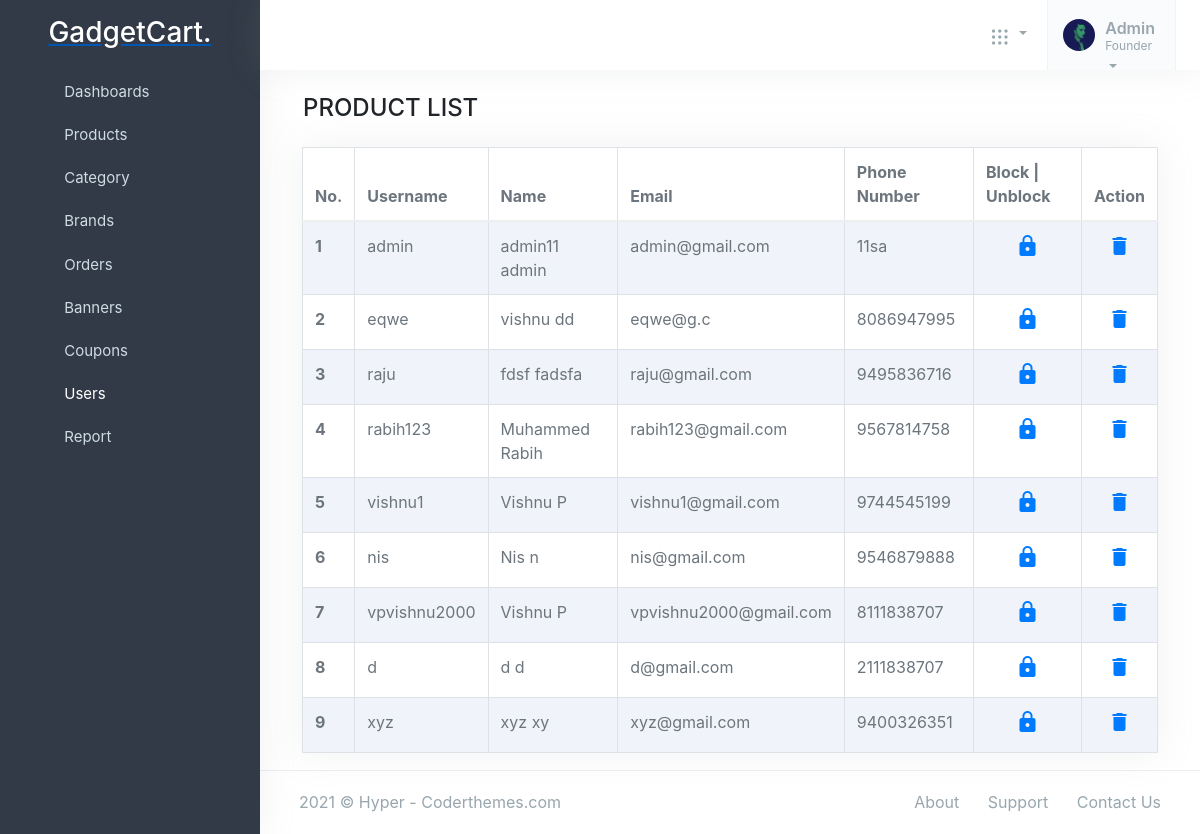
The page /adminpanel/userdetails/ on the database as committed earlier.
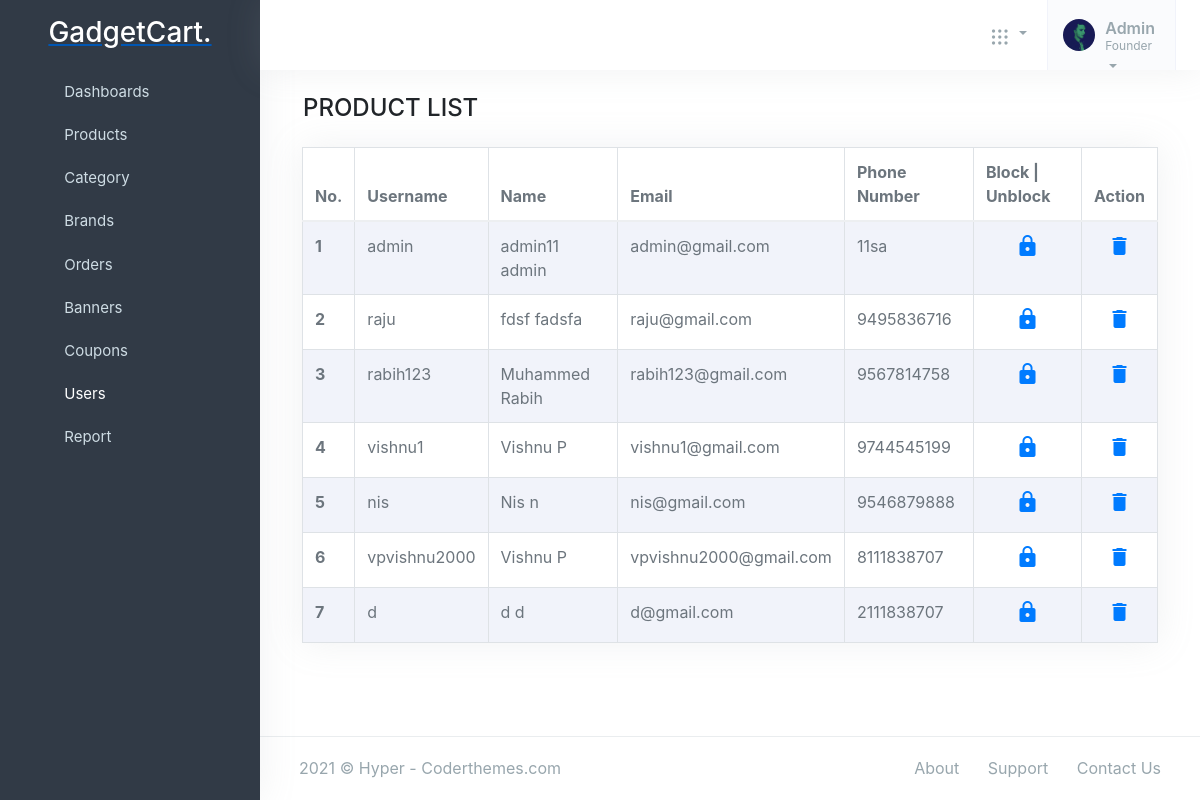
The same page on the database as committed later.
### accounts/models.py (models this page shows, shortened)
class Account(AbstractBaseUser,PermissionsMixin):
    first_name = models.CharField(max_length=50)
    last_name = models.CharField(max_length=50)
    username = models.CharField(max_length=50, unique=True)
    email = models.CharField(max_length=50, unique=True)
    phone_number = models.CharField(max_length=50, unique=True)
    date_joined = models.DateTimeField(auto_now_add=True)
    last_login = models.DateTimeField(auto_now_add=True)
    is_admin = models.BooleanField(default=False)
    is_staff = models.BooleanField(default=False)
    is_active = models.BooleanField(default=True)
    is_superadmin = models.BooleanField(default=False)
    is_verified = models.BooleanField(default=False)
    USERNAME_FIELD = 'email'
    REQUIRED_FIELDS = ['username', 'first_name', 'last_name']
    objects = MyAccountManager()

### adminpanel/views.py (the view)
# urls.py: path('userdetails/', views.userdetails, name='userdetails'),
def userdetails(request):
    users = Account.objects.all().order_by('id')
    context = {
        'users' : users
    }
    return render(request, 'adminpanel/userdetails.html',context )

### carts/context_processors.py (called while the page is built, shortened)
def counter(request):
    cart_count = 0
    if 'admin' in request.path:
        return {}
    return dict(cart_count=cart_count)

### category/context_processors.py (called while the page is built)
def menu_links(request):
    links = Category.objects.all()
    return dict(links=links)

### templates/adminpanel/userdetails.html (shortened to what this page needs)
{% extends 'adminpanel/base.html' %}
{% load static %}
{% block content %}
<div class="container">
    <h4 class="ml-3 mt-4 mb-4">PRODUCT LIST</h4>
    <div class="col-12" id="tables">
    <table class="table table-striped table-bordered table-hover bg-white bg-body shadow" id="myTable">
        <thead>
            <tr>
                <th>No.</th>
                <th>Username</th>
                <th>Name</th>
                <th>Email</th>
                <th>Phone Number</th>
                <th>Block | Unblock</th>
                <th>Action</th>
            </tr>
        </thead>
        <tbody>
            {% for user in users %}
            <tr>
                <th scope="row"> {{forloop.counter}} </th>
                <td>{{user.username}}</td>
                <td>{{user.first_name}} {{user.last_name}}</td>
                <td>{{user.email}}</td>
                <td>{{user.phone_number}}</td>
                <td><center>
                    {% if user.is_active %}
                        <a href=""><span class="material-icons">https</span></a>
                    {% else %}
                        <a href=""><span class="material-icons">lock_open</span></a>
                    {% endif %}
                    </center>
                </td>
                <td>
                    <center>
                    <a href="{% url 'userdelete' user.id %}" onclick="deleteItems(event)"><span
                            class="material-icons">delete</span></a>
                    </center>
                </td>
            </tr>
            {% endfor %}
        </tbody>
    </table>
</div>
</div>
<footer class="footer">
    <div class="container-fluid">
        <div class="row">
            <div class="col-md-6">
                <script>document.write(new Date().getFullYear())</script> © Hyper - Coderthemes.com
            </div>
            <div class="col-md-6">
                <div class="text-md-end footer-links d-none d-md-block">
                    <a href="javascript: void(0);">About</a>
                    <a href="javascript: void(0);">Support</a>
                    <a href="javascript: void(0);">Contact Us</a>
                </div>
            </div>
        </div>
    </div>
</footer>
{% endblock %}

Rows that differ between the two databases and show on the page:
removed Account: username "eqwe", first_name "vishnu", last_name "dd", email "eqwe@g.c", phone_number "8086947995", is_active True (drawn)
removed Account: username "xyz", first_name "xyz", last_name "xy", email "xyz@gmail.com", phone_number "9400326351", is_active True (drawn)
